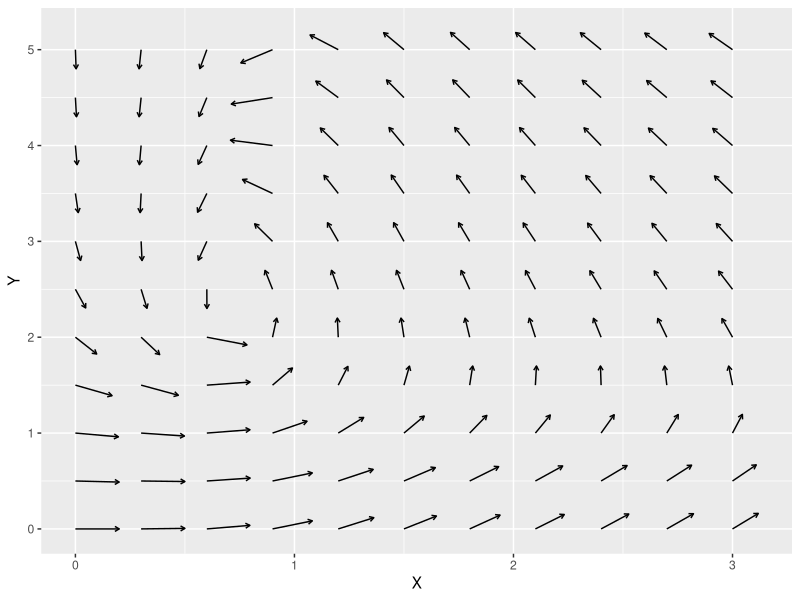
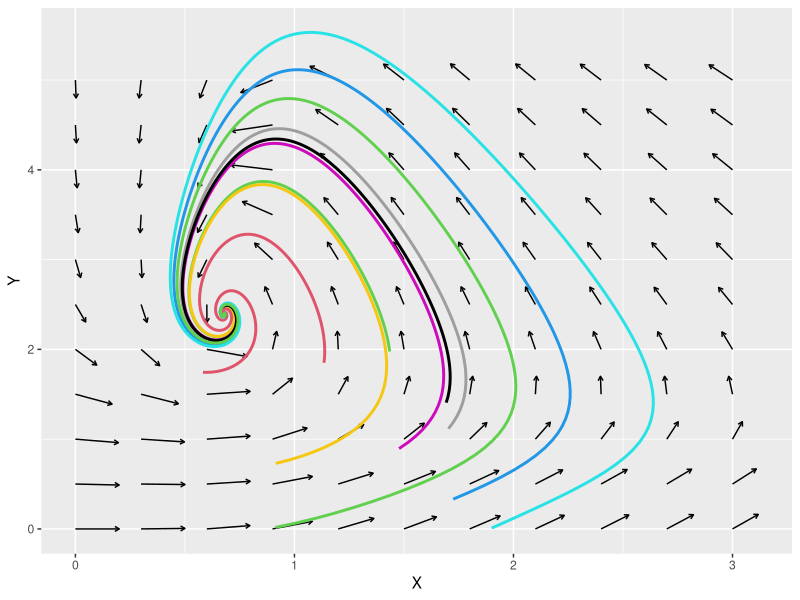
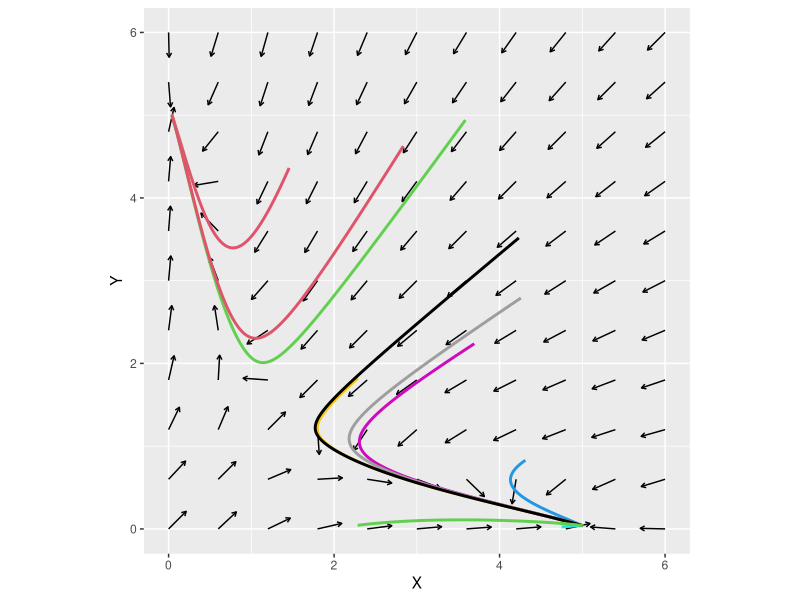
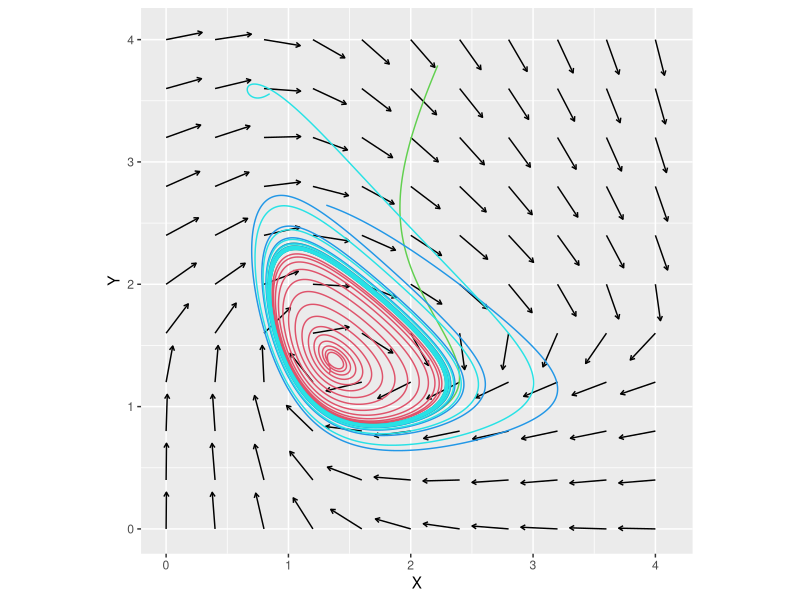
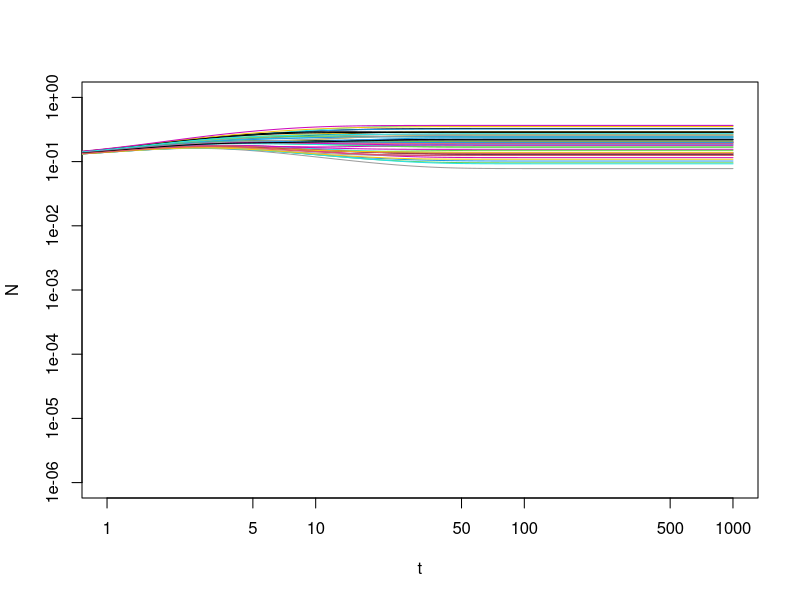
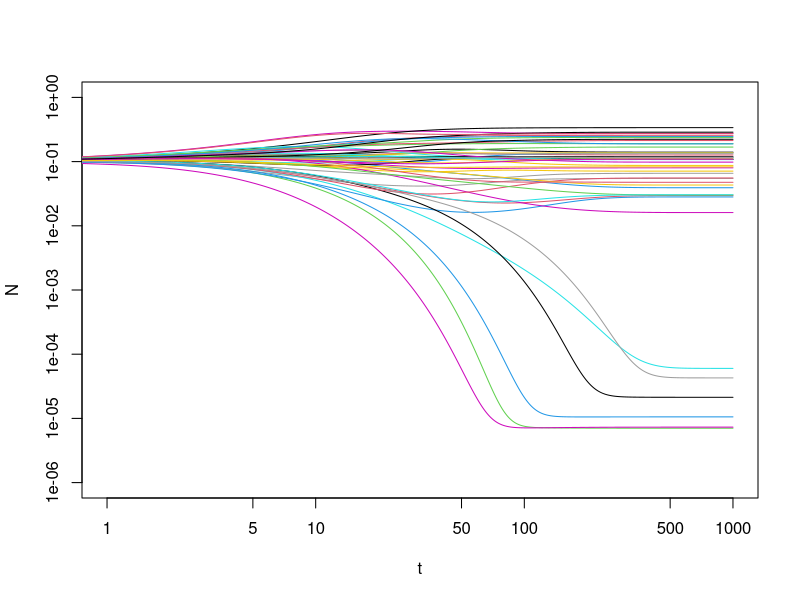
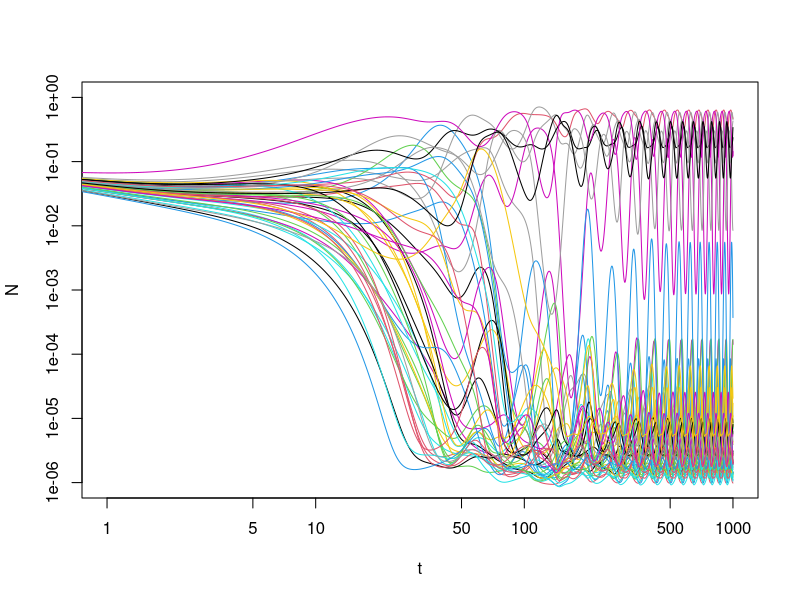

Generate these figures, in order, with R:
## ---- chunk 1
# generic multi-variable RK4 (same as Part 3A)
RK4_generic <- function(derivs, X0, t.total, dt, ...) {
  t_all <- seq(0, t.total, by = dt); n_all <- length(t_all)
  X_all <- matrix(0, n_all, length(X0)); X_all[1, ] <- X0
  for (i in 1:(n_all - 1)) {
    t0 <- t_all[i]
    k1 <- dt * derivs(t0,          X_all[i, ],          ...)
    k2 <- dt * derivs(t0 + dt / 2, X_all[i, ] + k1 / 2, ...)
    k3 <- dt * derivs(t0 + dt / 2, X_all[i, ] + k2 / 2, ...)
    k4 <- dt * derivs(t0 + dt,     X_all[i, ] + k3,     ...)
    X_all[i + 1, ] <- X_all[i, ] + (k1 + 2 * k2 + 2 * k3 + k4) / 6
  }
  cbind(t_all, X_all)
}
## ---- chunk 2
#| fig-width: 5
#| fig-height: 5
#| message: false
library(ggplot2)
derivs_neg <- function(t, Xs, g, h) {
  x <- Xs[1]; y <- Xs[2]
  c(g / (1 + y^3) - x, h * x^3 / (1 + x^3) - y)
}

g <- 10; h <- 10
grid <- expand.grid(X = seq(0, 3, 0.3), Y = seq(0, 5, 0.5))
vfu <- t(apply(grid, 1, function(Xs) {
  v <- derivs_neg(0, Xs, g, h); c(Xs, v / sqrt(sum(v^2)))
}))
vfu <- as.data.frame(vfu); colnames(vfu) <- c("X", "Y", "dX", "dY")
p1 <- ggplot(vfu, aes(X, Y)) +
  geom_segment(aes(xend = X + 0.2 * dX, yend = Y + 0.2 * dY),
               arrow = arrow(length = unit(0.05, "in")))
p1
## ---- chunk 3
#| fig-width: 5
#| fig-height: 5
set.seed(77)
X_init_all <- matrix(runif(20, 0, 2), ncol = 2)   # 10 random initial conditions
for (i in seq_len(nrow(X_init_all))) {
  r <- as.data.frame(RK4_generic(derivs_neg, X_init_all[i, ], 100, 0.01, g = g, h = h))
  colnames(r) <- c("t", "X", "Y")
  p1 <- p1 + geom_path(data = r, aes(X, Y), colour = i + 1, linewidth = 1)
}
p1
## ---- chunk 4
#| message: false
plot_phase_plane <- function(func, xrange, yrange, ngrids = 11, vscale = 1,
                             rseed = 77, nsim = 5, xrange_init, yrange_init,
                             dt = 0.01, t.total = 100, linewidth = 1, ...) {
  X_all <- seq(xrange[1], xrange[2], length.out = ngrids)
  Y_all <- seq(yrange[1], yrange[2], length.out = ngrids)
  vfu <- t(apply(expand.grid(X = X_all, Y = Y_all), 1, function(Xs) {
    v <- func(0, Xs, ...); c(Xs, v / sqrt(sum(v^2)))
  }))
  vfu <- as.data.frame(vfu); colnames(vfu) <- c("X", "Y", "dX", "dY")
  p <- ggplot(vfu, aes(X, Y)) +
    geom_segment(aes(xend = X + vscale * dX, yend = Y + vscale * dY),
                 arrow = arrow(length = unit(0.05, "in"))) +
    coord_fixed(xlim = xrange, ylim = yrange)

  set.seed(rseed)
  X_init_all <- cbind(runif(nsim, xrange_init[1], xrange_init[2]),
                      runif(nsim, yrange_init[1], yrange_init[2]))
  for (i in seq_len(nsim)) {
    r <- as.data.frame(RK4_generic(func, X_init_all[i, ], t.total, dt, ...))
    colnames(r) <- c("t", "X", "Y")
    p <- p + geom_path(data = r, aes(X, Y), colour = i + 1, linewidth = linewidth)
  }
  p
}
## ---- chunk 5
#| fig-width: 5
#| fig-height: 5
#| message: false
derivs_ts <- function(t, Xs, g, h) {
  x <- Xs[1]; y <- Xs[2]
  c(g / (1 + y^3) - x, h / (1 + x^3) - y)
}
plot_phase_plane(derivs_ts, xrange = c(0, 6), yrange = c(0, 6), ngrids = 11,
                 vscale = 0.3, nsim = 10, xrange_init = c(0, 5), yrange_init = c(0, 5),
                 g = 5, h = 5)
## ---- chunk 6
#| fig-width: 5
#| fig-height: 5
#| message: false
# full 3-variable repressilator
derivs_rep <- function(t, Xs, g) {
  x <- Xs[1]; y <- Xs[2]; z <- Xs[3]
  c(g[1] / (1 + z^3) - x, g[2] / (1 + x^3) - y, g[3] / (1 + y^3) - z)
}
# projection to (X, Y) with Z at quasi-steady state (dZ/dt = 0)
derivs_rep_xy <- function(t, Xs, g) {
  x <- Xs[1]; y <- Xs[2]; z <- g[3] / (1 + y^3)
  c(g[1] / (1 + z^3) - x, g[2] / (1 + x^3) - y)
}

g <- c(5, 5, 5)
grid <- expand.grid(X = seq(0, 4, 0.4), Y = seq(0, 4, 0.4))
vfu <- t(apply(grid, 1, function(Xs) {
  v <- derivs_rep_xy(0, Xs, g); c(Xs, v / sqrt(sum(v^2)))
}))
vfu <- as.data.frame(vfu); colnames(vfu) <- c("X", "Y", "dX", "dY")
p1 <- ggplot(vfu, aes(X, Y)) +
  geom_segment(aes(xend = X + 0.3 * dX, yend = Y + 0.3 * dY),
               arrow = arrow(length = unit(0.05, "in"))) +
  coord_fixed()

set.seed(71)
X_init_all <- matrix(runif(12, 0, 4), ncol = 3)   # 4 random 3D initial conditions
for (i in seq_len(nrow(X_init_all))) {
  r <- as.data.frame(RK4_generic(derivs_rep, X_init_all[i, ], 50, 0.01, g = g))
  colnames(r) <- c("t", "X", "Y", "Z")
  p1 <- p1 + geom_path(data = r, aes(X, Y), colour = i + 1, linewidth = 0.5)
}
p1
## ---- chunk 7
#| warning: false
derivs_many <- function(t, Xs, A, D) Xs - Xs * (A %*% Xs) + D

sim <- function(S, a, D, t.total = 1000) {
  A <- matrix(runif(S * S, 0, 2 * a), nrow = S); diag(A) <- 1
  X0 <- rep(0.1, S)
  results <- RK4_generic(derivs_many, X0, t.total, 0.01, A = A, D = D)
  plot(NULL, xlab = "t", ylab = "N", xlim = c(1, t.total), ylim = c(1e-6, 1), log = "xy")
  for (i in seq_len(S)) lines(results[, 1], results[, i + 1], col = i)
}

set.seed(3)
S <- 50; D <- 1e-6
sim(S, a = 0.08, D)   # weak interaction: stable coexistence
## ---- chunk 8
#| warning: false
sim(S, a = 0.16, D)   # intermediate interaction
## ---- chunk 9
#| warning: false
sim(S, a = 0.64, D)   # strong interaction: persistent fluctuations
